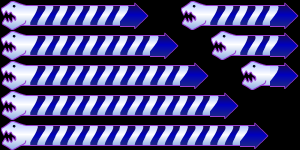

Tiled map render using the project's own tile images. Description and the whole map definition, tile-layer contents included, below:
An orthogonal 10x5 tile map with 30x30 px tiles, 1 tile layer (Tile Layer 1).

<map version="1.0" orientation="orthogonal" renderorder="right-down" width="10" height="5" tilewidth="30" tileheight="30" nextobjectid="1">
 <tileset firstgid="1" name="snakes" tilewidth="30" tileheight="30" tilecount="10" columns="10">
  <image source="snakes.png" width="300" height="30" />
 </tileset>
 <layer name="Tile Layer 1" width="10" height="5">
  <data encoding="csv">
1,2,2,2,6,0,1,2,2,6,
1,2,2,2,2,6,0,1,2,6,
1,2,2,2,2,2,6,0,1,6,
1,2,2,2,2,2,2,6,0,0,
1,2,2,2,2,2,2,2,6,0
</data>
 </layer>
</map>